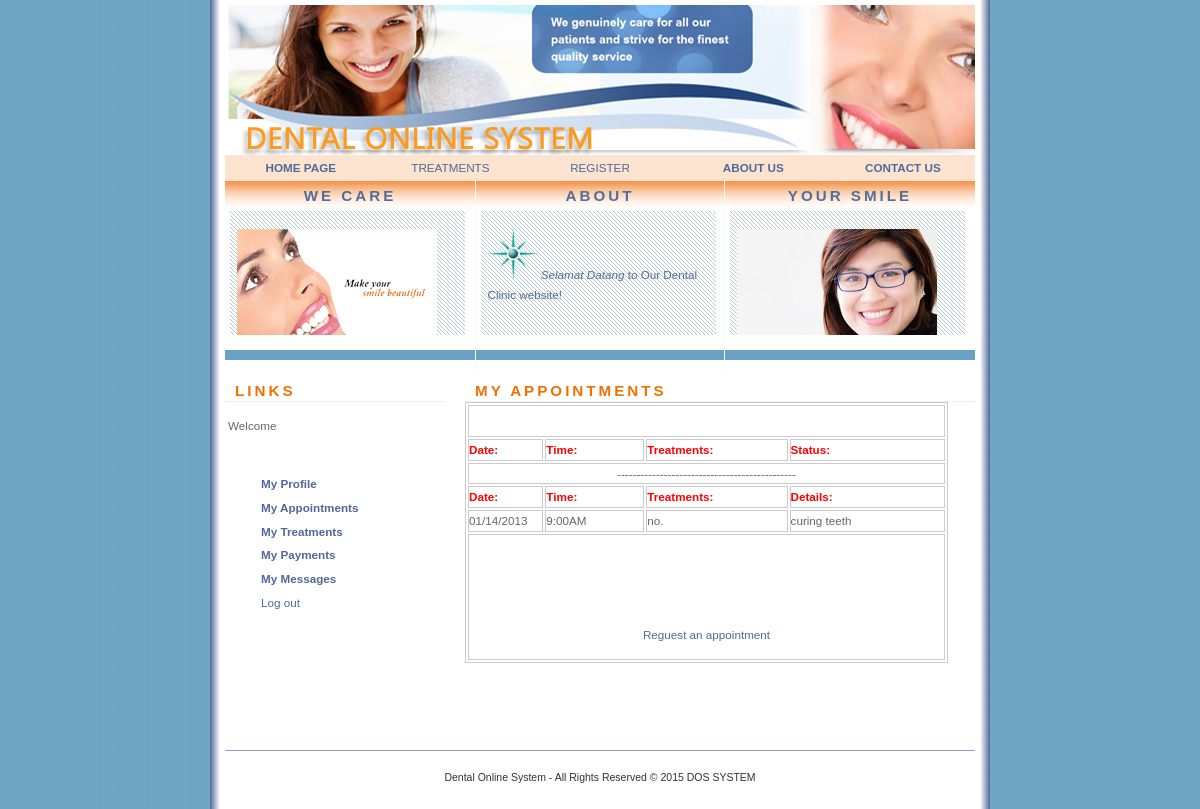
/apptmnt.php?id=2, run on an earlier commit of the app's database.
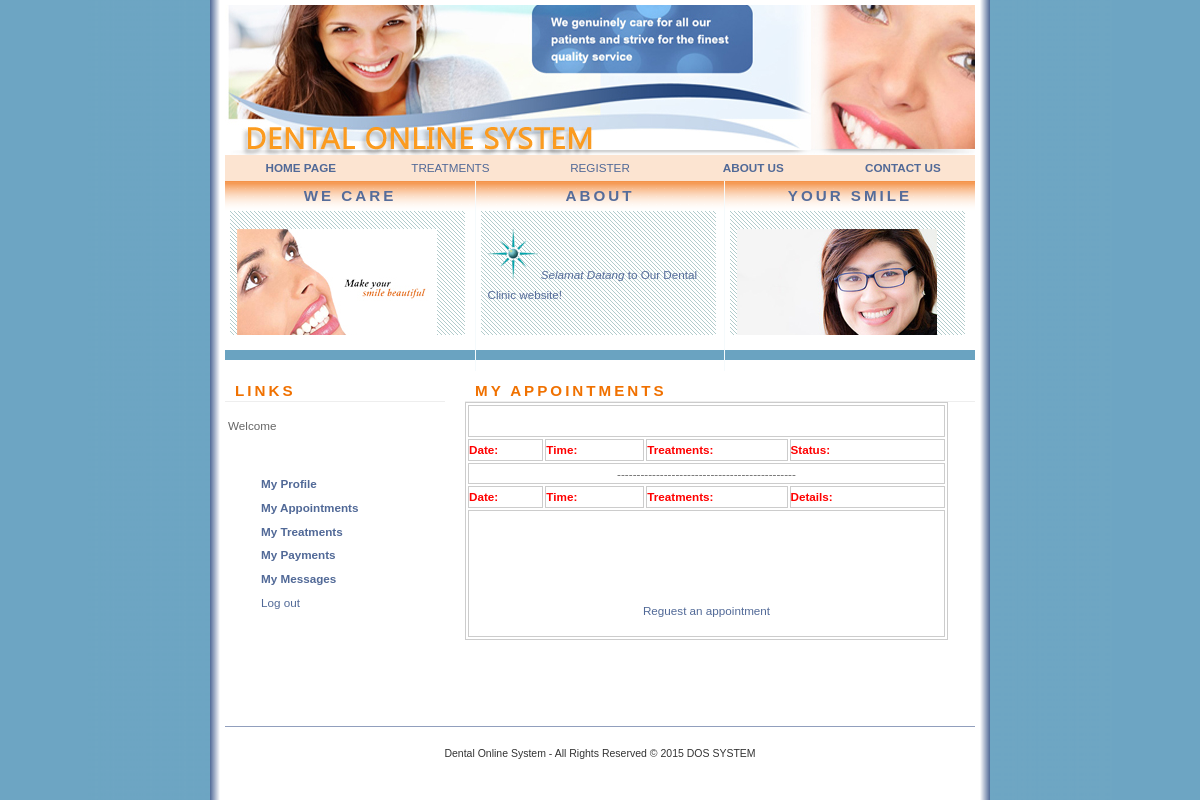
And on a later commit of the database.
### tables this page shows
CREATE TABLE `appointment` (
  `id` int(11) NOT NULL auto_increment,
  `date_` varchar(45) NOT NULL,
  `time_` varchar(45) NOT NULL,
  `treatment` varchar(45) NOT NULL,
  `pid` int(10) unsigned NOT NULL,
  `details` varchar(45) default NULL,
  PRIMARY KEY  (`id`)
);

### apptmnt.php (the view, shortened to what this page needs)
<!DOCTYPE html PUBLIC "-//W3C//DTD XHTML 1.0 Transitional//EN" "http://www.w3.org/TR/xhtml1/DTD/xhtml1-transitional.dtd">
<html xmlns="http://www.w3.org/1999/xhtml">
<head>
<link href="style.css" rel="stylesheet" type="text/css" />
<script type="text/javascript" src="stmenu.js"></script></head>
<body>
<div id="container">
  <div id="banner">
    <h1>&nbsp;</h1>
    <h1>&nbsp;</h1>
    <h1 class="style3">&nbsp;</h1>
    </div>
<table width="100%" border="0" align="center" bgcolor="#FCE4D1">
    <tr>
      <td width="20%"><div align="center" class="style8"><a href="index.php">HOME PAGE </a></div></td>
      <td width="20%"><div align="center"><a href="treatments.php">TREATMENTS</a><a href="treatments.php" class="style8"></a></div></td>
      <td width="20%"><div align="center"><a href="register.php">REGISTER</a></div></td>
      <td width="21%"><div align="center" class="style8"><a href="aboutus.php">ABOUT US</a></div></td>
      <td width="19%"><div align="center" class="style8"><a href="contactus.php">CONTACT US</a></div></td>
    </tr>
  </table>
  <div class="intro">
    <h2> We care </h2>
    <div class="scroll">
      <p><img src="img/ser-banner3.jpg" alt="star" /> Make Your Smile Beautiful. </p>
    </div>
  </div>
  <div class="intro2">
    <h2> about </h2>
    <div class="scroll">
      <p><img src="img/star.gif" alt="star" />  <em>Selamat Datang</em>&nbsp;to Our Dental Clinic website!</p>
    </div>
  </div>
  <div class="intro3">
    <h2> your smile </h2>
    <div class="scroll">
      <p><img src="img/rght.jpg" alt="star" />  </p>
    </div>
  </div>
  <div id="sidebar">
    <h1> Links </h1>
    <p>
      <?
		echo "Welcome  "  .$_SESSION ["name"]. "<br/><br/>";
		$pid = $_GET["id"];
    ?>
    </p>
   <table width="70%" align="center" cellspacing="2">
    <tr><td align="left"> <a href="profile.php?id=<? echo $pid; ?>"><strong>My Profile</strong></a></td> </tr>
    <tr><td align="left"><a href="apptmnt.php?id=<? echo $pid; ?>"><strong>My Appointments</strong></a></td> </tr>
    <tr><td align="left"><a href="trtment.php?id=<? echo $pid; ?>"><strong>My Treatments</strong></a></td> </tr>
    <tr><td align="left"><a href="payment.php?id=<? echo $pid; ?>"><strong>My Payments</strong></a></td> </tr>
    <tr><td align="left"><a href="pmsgs.php?id=<? echo $pid; ?>"><strong>My Messages</strong></a></td> </tr>
    <tr><td align="left"><a href="logout.php">Log out</a></td> </tr>
    </table>
  </div>
  <div id="content">
    <h1><strong>My Appointments</strong></h1>
    <table width="483" border="1" cellpadding="0" cellspacing="2" bordercolor="#CCCCCC">
      <tr>
        <td height="30" colspan="4" class="page_heading"><div align="center"></div></td>
      </tr>
      <tr>
        <td width="16%" class="style7 form_label_right"><strong>Date:</strong></td>
        <td width="21%"><span class="style10">Time:</span></td>
        <td width="30%"><span class="style10">Treatments:</span></td>
        <td width="33%"><span class="style10">Status:</span></td>
      </tr>
      <tr>
        <td colspan="4"><div align="center">----------------------------------------------</div></td>
      </tr>
	  <tr>
        <td class="style7 form_label_right"><strong>Date:</strong></td>
        <td><span class="style10">Time:</span></td>
        <td><span class="style10">Treatments:</span></td>
        <td class="style10">Details:</td>
      </tr>
	  <?
	  $query = "SELECT * FROM appointment WHERE pid = '$pid' order by date_ desc";
		$result = mysql_query($query);
		while($rowApps1 = mysql_fetch_object($result))
		{
			$date_    	     = $rowApps1->date_;
			$time_    	     = $rowApps1->time_;
			$treatment    	 = $rowApps1->treatment;
			$details    	 = $rowApps1->details;
	 ?>
      <tr>
        <td><? echo $date_;?></td>
        <td><? echo $time_;?></td>
		<td><? echo $treatment;?></td>
        <td><? echo $details;?></td>
      </tr>
	  <?
	  }
	  ?>
      <tr>
        <td colspan="4"><p align="center">&nbsp;</p>
          <p align="center">&nbsp;</p>
          <p align="center"><a href="appreq.php?id=<? echo $pid;?>">Reguest an appointment </a></p></td>
      </tr>
    </table>
    <p>&nbsp;</p>
    <p>&nbsp;</p>
  </div>
  <div id="footer">
    <div align="center">
      <p>Dental Online System - All Rights Reserved &copy; 2015 DOS SYSTEM      </p>
      </div>
  </div>
</div>
</body>
</html>

What changed in the data, as far as the page shows it:
removed appointment: date_ "01/14/2013", time_ "9:00AM", treatment "no.", details "curing teeth"
